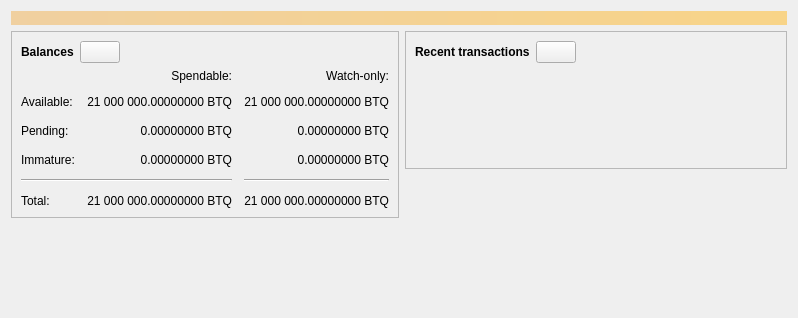
<?xml version="1.0" encoding="UTF-8"?>
<ui version="4.0">
 <class>OverviewPage</class>
 <widget class="QWidget" name="OverviewPage">
  <property name="geometry">
   <rect>
    <x>0</x>
    <y>0</y>
    <width>798</width>
    <height>318</height>
   </rect>
  </property>
  <property name="windowTitle">
   <string>Form</string>
  </property>
  <layout class="QVBoxLayout" name="topLayout">
   <item>
    <widget class="QLabel" name="labelAlerts">
     <property name="visible">
      <bool>false</bool>
     </property>
     <property name="styleSheet">
      <string notr="true">QLabel { background-color: qlineargradient(x1: 0, y1: 0, x2: 1, y2: 0, stop:0 #F0D0A0, stop:1 #F8D488); color:#000000; }</string>
     </property>
     <property name="wordWrap">
      <bool>true</bool>
     </property>
     <property name="margin">
      <number>3</number>
     </property>
     <property name="textInteractionFlags">
      <set>Qt::TextSelectableByMouse</set>
     </property>
    </widget>
   </item>
   <item>
    <layout class="QHBoxLayout" name="horizontalLayout" stretch="1,1">
     <item>
      <layout class="QVBoxLayout" name="verticalLayout_2">
       <item>
        <widget class="QFrame" name="frame">
         <property name="frameShape">
          <enum>QFrame::StyledPanel</enum>
         </property>
         <property name="frameShadow">
          <enum>QFrame::Raised</enum>
         </property>
         <layout class="QVBoxLayout" name="verticalLayout_4">
          <item>
           <layout class="QHBoxLayout" name="horizontalLayout_4">
            <item>
             <widget class="QLabel" name="label_5">
              <property name="font">
               <font>
                <weight>75</weight>
                <bold>true</bold>
               </font>
              </property>
              <property name="text">
               <string>Balances</string>
              </property>
             </widget>
            </item>
            <item>
             <widget class="QPushButton" name="labelWalletStatus">
              <property name="enabled">
               <bool>true</bool>
              </property>
              <property name="maximumSize">
               <size>
                <width>45</width>
                <height>16777215</height>
               </size>
              </property>
              <property name="toolTip">
               <string>The displayed information may be out of date. Your wallet automatically synchronizes with the BTQ network after a connection is established, but this process has not completed yet.</string>
              </property>
              <property name="text">
               <string/>
              </property>
              <property name="icon">
               <iconset resource="../btq.qrc">
                <normaloff>:/icons/warning</normaloff>
                <disabledoff>:/icons/warning</disabledoff>:/icons/warning</iconset>
              </property>
              <property name="iconSize">
               <size>
                <width>24</width>
                <height>24</height>
               </size>
              </property>
             </widget>
            </item>
            <item>
             <spacer name="horizontalSpacer_3">
              <property name="orientation">
               <enum>Qt::Horizontal</enum>
              </property>
              <property name="sizeHint" stdset="0">
               <size>
                <width>40</width>
                <height>20</height>
               </size>
              </property>
             </spacer>
            </item>
           </layout>
          </item>
          <item>
           <layout class="QGridLayout" name="gridLayout">
            <property name="spacing">
             <number>12</number>
            </property>
            <item row="2" column="2">
             <widget class="QLabel" name="labelWatchPending">
              <property name="cursor">
               <cursorShape>IBeamCursor</cursorShape>
              </property>
              <property name="toolTip">
               <string>Unconfirmed transactions to watch-only addresses</string>
              </property>
              <property name="text">
               <string notr="true">0.00000000 BTQ</string>
              </property>
              <property name="alignment">
               <set>Qt::AlignRight|Qt::AlignTrailing|Qt::AlignVCenter</set>
              </property>
              <property name="textInteractionFlags">
               <set>Qt::LinksAccessibleByMouse|Qt::TextSelectableByKeyboard|Qt::TextSelectableByMouse</set>
              </property>
             </widget>
            </item>
            <item row="2" column="1">
             <widget class="QLabel" name="labelUnconfirmed">
              <property name="cursor">
               <cursorShape>IBeamCursor</cursorShape>
              </property>
              <property name="toolTip">
               <string>Total of transactions that have yet to be confirmed, and do not yet count toward the spendable balance</string>
              </property>
              <property name="text">
               <string notr="true">0.00000000 BTQ</string>
              </property>
              <property name="alignment">
               <set>Qt::AlignRight|Qt::AlignTrailing|Qt::AlignVCenter</set>
              </property>
              <property name="textInteractionFlags">
               <set>Qt::LinksAccessibleByMouse|Qt::TextSelectableByKeyboard|Qt::TextSelectableByMouse</set>
              </property>
             </widget>
            </item>
            <item row="3" column="2">
             <widget class="QLabel" name="labelWatchImmature">
              <property name="cursor">
               <cursorShape>IBeamCursor</cursorShape>
              </property>
              <property name="toolTip">
               <string>Mined balance in watch-only addresses that has not yet matured</string>
              </property>
              <property name="text">
               <string notr="true">0.00000000 BTQ</string>
              </property>
              <property name="alignment">
               <set>Qt::AlignRight|Qt::AlignTrailing|Qt::AlignVCenter</set>
              </property>
              <property name="textInteractionFlags">
               <set>Qt::LinksAccessibleByMouse|Qt::TextSelectableByKeyboard|Qt::TextSelectableByMouse</set>
              </property>
             </widget>
            </item>
            <item row="4" column="0" colspan="2">
             <widget class="Line" name="line">
              <property name="orientation">
               <enum>Qt::Horizontal</enum>
              </property>
             </widget>
            </item>
            <item row="4" column="2">
             <widget class="Line" name="lineWatchBalance">
              <property name="sizePolicy">
               <sizepolicy hsizetype="Preferred" vsizetype="Fixed">
                <horstretch>0</horstretch>
                <verstretch>0</verstretch>
               </sizepolicy>
              </property>
              <property name="minimumSize">
               <size>
                <width>140</width>
                <height>0</height>
               </size>
              </property>
              <property name="orientation">
               <enum>Qt::Horizontal</enum>
              </property>
             </widget>
            </item>
            <item row="5" column="0">
             <widget class="QLabel" name="labelTotalText">
              <property name="text">
               <string>Total:</string>
              </property>
             </widget>
            </item>
            <item row="3" column="1">
             <widget class="QLabel" name="labelImmature">
              <property name="cursor">
               <cursorShape>IBeamCursor</cursorShape>
              </property>
              <property name="toolTip">
               <string>Mined balance that has not yet matured</string>
              </property>
              <property name="text">
               <string notr="true">0.00000000 BTQ</string>
              </property>
              <property name="alignment">
               <set>Qt::AlignRight|Qt::AlignTrailing|Qt::AlignVCenter</set>
              </property>
              <property name="textInteractionFlags">
               <set>Qt::LinksAccessibleByMouse|Qt::TextSelectableByKeyboard|Qt::TextSelectableByMouse</set>
              </property>
             </widget>
            </item>
            <item row="2" column="3">
             <spacer name="horizontalSpacer_2">
              <property name="orientation">
               <enum>Qt::Horizontal</enum>
              </property>
              <property name="sizeHint" stdset="0">
               <size>
                <width>40</width>
                <height>20</height>
               </size>
              </property>
             </spacer>
            </item>
            <item row="3" column="0">
             <widget class="QLabel" name="labelImmatureText">
              <property name="text">
               <string>Immature:</string>
              </property>
             </widget>
            </item>
            <item row="5" column="1">
             <widget class="QLabel" name="labelTotal">
              <property name="cursor">
               <cursorShape>IBeamCursor</cursorShape>
              </property>
              <property name="toolTip">
               <string>Your current total balance</string>
              </property>
              <property name="text">
               <string notr="true">21 000 000.00000000 BTQ</string>
              </property>
              <property name="alignment">
               <set>Qt::AlignRight|Qt::AlignTrailing|Qt::AlignVCenter</set>
              </property>
              <property name="textInteractionFlags">
               <set>Qt::LinksAccessibleByMouse|Qt::TextSelectableByKeyboard|Qt::TextSelectableByMouse</set>
              </property>
             </widget>
            </item>
            <item row="5" column="2">
             <widget class="QLabel" name="labelWatchTotal">
              <property name="cursor">
               <cursorShape>IBeamCursor</cursorShape>
              </property>
              <property name="toolTip">
               <string>Current total balance in watch-only addresses</string>
              </property>
              <property name="text">
               <string notr="true">21 000 000.00000000 BTQ</string>
              </property>
              <property name="alignment">
               <set>Qt::AlignRight|Qt::AlignTrailing|Qt::AlignVCenter</set>
              </property>
              <property name="textInteractionFlags">
               <set>Qt::LinksAccessibleByMouse|Qt::TextSelectableByKeyboard|Qt::TextSelectableByMouse</set>
              </property>
             </widget>
            </item>
            <item row="0" column="2">
             <widget class="QLabel" name="labelWatchonly">
              <property name="text">
               <string>Watch-only:</string>
              </property>
              <property name="alignment">
               <set>Qt::AlignRight|Qt::AlignTrailing|Qt::AlignVCenter</set>
              </property>
             </widget>
            </item>
            <item row="1" column="0">
             <widget class="QLabel" name="labelBalanceText">
              <property name="text">
               <string>Available:</string>
              </property>
             </widget>
            </item>
            <item row="1" column="1">
             <widget class="QLabel" name="labelBalance">
              <property name="cursor">
               <cursorShape>IBeamCursor</cursorShape>
              </property>
              <property name="toolTip">
               <string>Your current spendable balance</string>
              </property>
              <property name="text">
               <string notr="true">21 000 000.00000000 BTQ</string>
              </property>
              <property name="alignment">
               <set>Qt::AlignRight|Qt::AlignTrailing|Qt::AlignVCenter</set>
              </property>
              <property name="textInteractionFlags">
               <set>Qt::LinksAccessibleByMouse|Qt::TextSelectableByKeyboard|Qt::TextSelectableByMouse</set>
              </property>
             </widget>
            </item>
            <item row="1" column="2">
             <widget class="QLabel" name="labelWatchAvailable">
              <property name="cursor">
               <cursorShape>IBeamCursor</cursorShape>
              </property>
              <property name="toolTip">
               <string>Your current balance in watch-only addresses</string>
              </property>
              <property name="text">
               <string notr="true">21 000 000.00000000 BTQ</string>
              </property>
              <property name="alignment">
               <set>Qt::AlignRight|Qt::AlignTrailing|Qt::AlignVCenter</set>
              </property>
              <property name="textInteractionFlags">
               <set>Qt::LinksAccessibleByMouse|Qt::TextSelectableByKeyboard|Qt::TextSelectableByMouse</set>
              </property>
             </widget>
            </item>
            <item row="2" column="0">
             <widget class="QLabel" name="labelPendingText">
              <property name="text">
               <string>Pending:</string>
              </property>
             </widget>
            </item>
            <item row="0" column="1">
             <widget class="QLabel" name="labelSpendable">
              <property name="text">
               <string>Spendable:</string>
              </property>
              <property name="alignment">
               <set>Qt::AlignRight|Qt::AlignTrailing|Qt::AlignVCenter</set>
              </property>
             </widget>
            </item>
           </layout>
          </item>
         </layout>
        </widget>
       </item>
       <item>
        <spacer name="verticalSpacer">
         <property name="orientation">
          <enum>Qt::Vertical</enum>
         </property>
         <property name="sizeHint" stdset="0">
          <size>
           <width>20</width>
           <height>40</height>
          </size>
         </property>
        </spacer>
       </item>
      </layout>
     </item>
     <item>
      <layout class="QVBoxLayout" name="verticalLayout_3">
       <item>
        <widget class="QFrame" name="frame_2">
         <property name="frameShape">
          <enum>QFrame::StyledPanel</enum>
         </property>
         <property name="frameShadow">
          <enum>QFrame::Raised</enum>
         </property>
         <layout class="QVBoxLayout" name="verticalLayout">
          <item>
           <layout class="QHBoxLayout" name="horizontalLayout_2">
            <item>
             <widget class="QLabel" name="label_4">
              <property name="font">
               <font>
                <weight>75</weight>
                <bold>true</bold>
               </font>
              </property>
              <property name="text">
               <string>Recent transactions</string>
              </property>
             </widget>
            </item>
            <item>
             <widget class="QPushButton" name="labelTransactionsStatus">
              <property name="enabled">
               <bool>true</bool>
              </property>
              <property name="maximumSize">
               <size>
                <width>45</width>
                <height>16777215</height>
               </size>
              </property>
              <property name="toolTip">
               <string>The displayed information may be out of date. Your wallet automatically synchronizes with the BTQ network after a connection is established, but this process has not completed yet.</string>
              </property>
              <property name="text">
               <string/>
              </property>
              <property name="icon">
               <iconset resource="../btq.qrc">
                <normaloff>:/icons/warning</normaloff>
                <disabledoff>:/icons/warning</disabledoff>:/icons/warning</iconset>
              </property>
              <property name="iconSize">
               <size>
                <width>24</width>
                <height>24</height>
               </size>
              </property>
             </widget>
            </item>
            <item>
             <spacer name="horizontalSpacer">
              <property name="orientation">
               <enum>Qt::Horizontal</enum>
              </property>
              <property name="sizeHint" stdset="0">
               <size>
                <width>40</width>
                <height>20</height>
               </size>
              </property>
             </spacer>
            </item>
           </layout>
          </item>
          <item>
           <widget class="TransactionOverviewWidget" name="listTransactions">
            <property name="styleSheet">
             <string notr="true">QListView { background: transparent; }</string>
            </property>
            <property name="frameShape">
             <enum>QFrame::NoFrame</enum>
            </property>
            <property name="verticalScrollBarPolicy">
             <enum>Qt::ScrollBarAlwaysOff</enum>
            </property>
            <property name="horizontalScrollBarPolicy">
             <enum>Qt::ScrollBarAlwaysOff</enum>
            </property>
            <property name="sizeAdjustPolicy">
             <enum>QAbstractScrollArea::AdjustToContents</enum>
            </property>
            <property name="selectionMode">
             <enum>QAbstractItemView::NoSelection</enum>
            </property>
            <property name="uniformItemSizes">
             <bool>true</bool>
            </property>
           </widget>
          </item>
         </layout>
        </widget>
       </item>
       <item>
        <spacer name="verticalSpacer_2">
         <property name="orientation">
          <enum>Qt::Vertical</enum>
         </property>
         <property name="sizeHint" stdset="0">
          <size>
           <width>20</width>
           <height>40</height>
          </size>
         </property>
        </spacer>
       </item>
      </layout>
     </item>
    </layout>
   </item>
  </layout>
 </widget>
 <customwidgets>
  <customwidget>
   <class>TransactionOverviewWidget</class>
   <extends>QListView</extends>
   <header>qt/transactionoverviewwidget.h</header>
  </customwidget>
 </customwidgets>
 <resources/>
 <connections/>
</ui>
